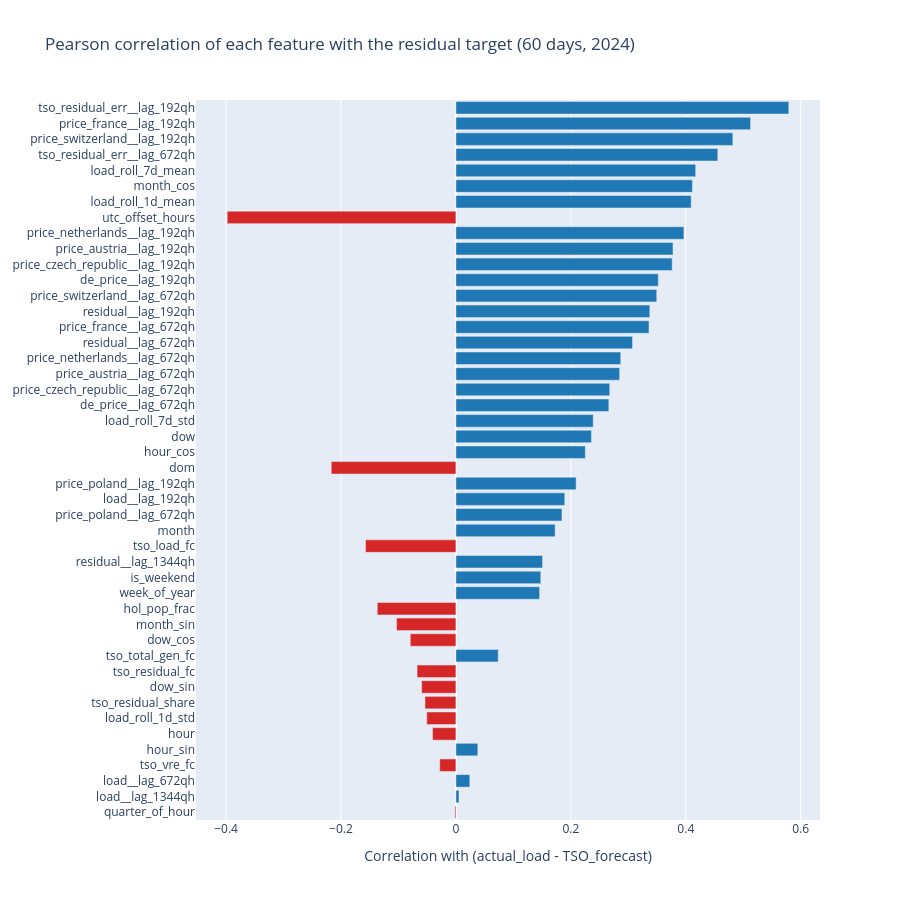

Notebook cell for this chart:
### Markdown cell above
## 5. Where do features correlate with the residual target?

Compute features + residual target across many delivery days, then correlate. Features at the top of this chart are the ones an ML model will lean on hardest.

### Code cell
# Sample 60 random delivery days from 2024 to keep this fast
rng = np.random.default_rng(42)
all_days = pd.date_range("2024-01-15", "2024-12-15", freq="D").date
sample_days = rng.choice(all_days, size=60, replace=False)
sample_days = sorted(sample_days)

X_all, y_all = [], []
for d in sample_days:
    issue_d = issue_time_for(d)
    fx = build_target_day_features(df, issue_d)
    yr = target_residual(df, issue_d)
    if yr.isna().any():
        continue
    X_all.append(fx)
    y_all.append(yr)
X = pd.concat(X_all)
y = pd.concat(y_all)
print(f"Stacked: {X.shape[0]} rows ({X.shape[0] // 96} days) x {X.shape[1]} features")

corrs = X.corrwith(y).dropna().sort_values(key=lambda s: s.abs(), ascending=True)
fig = go.Figure(go.Bar(
    x=corrs.values, y=corrs.index, orientation="h",
    marker_color=["#d62728" if v < 0 else "#1f77b4" for v in corrs.values],
))
fig.update_layout(
    title="Pearson correlation of each feature with the residual target (60 days, 2024)",
    xaxis_title="Correlation with (actual_load - TSO_forecast)",
    height=900,
)
fig

### Figure 1 — Plotly figure (JSON) as saved in the notebook; plotly's stock layout.template omitted (floating-point values rounded to 4 significant figures)
{"data": [{"marker": {"color": ["#d62728", "#1f77b4", "#1f77b4", "#d62728", "#1f77b4", "#d62728", "#d62728", "#d62728", "#d62728", "#d62728", "#1f77b4", "#d62728", "#d62728", "#d62728", "#1f77b4", "#1f77b4", "#1f77b4", "#d62728", "#1f77b4", "#1f77b4", "#1f77b4", "#1f77b4", "#d62728", "#1f77b4", "#1f77b4", "#1f77b4", "#1f77b4", "#1f77b4", "#1f77b4", "#1f77b4", "#1f77b4", "#1f77b4", "#1f77b4", "#1f77b4", "#1f77b4", "#1f77b4", "#1f77b4", "#1f77b4", "#d62728", "#1f77b4", "#1f77b4", "#1f77b4", "#1f77b4", "#1f77b4", "#1f77b4", "#1f77b4"]}, "orientation": "h", "type": "bar", "x": [-0.001707, 0.005364, 0.02415, -0.02818, 0.03813, -0.04068, -0.05076, -0.05385, -0.05968, -0.06762, 0.07353, -0.07942, -0.1033, -0.1369, 0.1456, 0.1477, 0.1508, -0.1573, 0.1726, 0.1845, 0.1894, 0.2092, -0.2169, 0.2252, 0.2358, 0.2389, 0.2661, 0.2676, 0.2849, 0.2868, 0.3073, 0.336, 0.3374, 0.3495, 0.3522, 0.3763, 0.3777, 0.3967, -0.398, 0.4093, 0.4115, 0.4172, 0.4557, 0.4819, 0.5127, 0.5792], "y": ["quarter_of_hour", "load__lag_1344qh", "load__lag_672qh", "tso_vre_fc", "hour_sin", "hour", "load_roll_1d_std", "tso_residual_share", "dow_sin", "tso_residual_fc", "tso_total_gen_fc", "dow_cos", "month_sin", "hol_pop_frac", "week_of_year", "is_weekend", "residual__lag_1344qh", "tso_load_fc", "month", "price_poland__lag_672qh", "load__lag_192qh", "price_poland__lag_192qh", "dom", "hour_cos", "dow", "load_roll_7d_std", "de_price__lag_672qh", "price_czech_republic__lag_672qh", "price_austria__lag_672qh", "price_netherlands__lag_672qh", "residual__lag_672qh", "price_france__lag_672qh", "residual__lag_192qh", "price_switzerland__lag_672qh", "de_price__lag_192qh", "price_czech_republic__lag_192qh", "price_austria__lag_192qh", "price_netherlands__lag_192qh", "utc_offset_hours", "load_roll_1d_mean", "month_cos", "load_roll_7d_mean", "tso_residual_err__lag_672qh", "price_switzerland__lag_192qh", "price_france__lag_192qh", "tso_residual_err__lag_192qh"]}], "layout": {"height": 900, "title": {"text": "Pearson correlation of each feature with the residual target (60 days, 2024)"}, "xaxis": {"title": {"text": "Correlation with (actual_load - TSO_forecast)"}}}}
